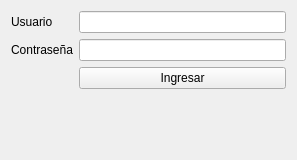
<?xml version="1.0" encoding="UTF-8"?>
<ui version="4.0">
 <class>login_form</class>
 <widget class="QWidget" name="login_form">
  <property name="geometry">
   <rect>
    <x>0</x>
    <y>0</y>
    <width>297</width>
    <height>160</height>
   </rect>
  </property>
  <property name="sizePolicy">
   <sizepolicy hsizetype="Fixed" vsizetype="Preferred">
    <horstretch>0</horstretch>
    <verstretch>0</verstretch>
   </sizepolicy>
  </property>
  <property name="windowTitle">
   <string>Login</string>
  </property>
  <layout class="QFormLayout" name="formLayout">
   <item row="0" column="0">
    <widget class="QLabel" name="label">
     <property name="text">
      <string>Usuario</string>
     </property>
    </widget>
   </item>
   <item row="0" column="1">
    <widget class="QLineEdit" name="lineEdit"/>
   </item>
   <item row="1" column="0">
    <widget class="QLabel" name="label_2">
     <property name="text">
      <string>Contraseña</string>
     </property>
    </widget>
   </item>
   <item row="1" column="1">
    <widget class="QLineEdit" name="lineEdit_2">
     <property name="echoMode">
      <enum>QLineEdit::Password</enum>
     </property>
    </widget>
   </item>
   <item row="2" column="1">
    <widget class="QPushButton" name="pushButton">
     <property name="text">
      <string>Ingresar</string>
     </property>
    </widget>
   </item>
  </layout>
 </widget>
 <resources/>
 <connections/>
</ui>
